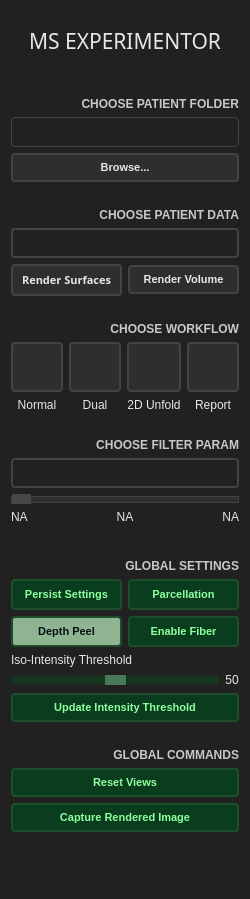
     <widget class="QGroupBox" name="groupBox">
      <property name="minimumSize">
       <size>
        <width>250</width>
        <height>0</height>
       </size>
      </property>
      <property name="maximumSize">
       <size>
        <width>250</width>
        <height>16777215</height>
       </size>
      </property>
      <property name="styleSheet">
       <string notr="true">color: rgb(231,231,231);
background-color: rgb(33,33,33);
font: 9pt &quot;Google Sans&quot;;
border-color: rgb(22, 157, 221);
border-style: solid;</string>
      </property>
      <property name="title">
       <string/>
      </property>
      <property name="flat">
       <bool>false</bool>
      </property>
      <property name="checkable">
       <bool>false</bool>
      </property>
      <layout class="QGridLayout" name="gridLayout">
       <item row="44" column="1">
        <widget class="QPushButton" name="pushButton_ResetView">
         <property name="styleSheet">
          <string notr="true">QPushButton:hover#pushButton_ResetView
{
background-color: rgb(54, 113, 38);
}
QPushButton:pressed#pushButton_ResetView {background-color:rgb(143, 180,146);}
QPushButton#pushButton_ResetView
{
background-color: rgb(10, 61, 29);
color: rgb(161, 226, 158);
border-style: outset;
border-width: 2px;
border-radius: 4px;
border-color: rgb(29, 77, 43);
font: bold 11px;
padding: 6px;
color: rgb(142, 255, 159);
font: 9pt &quot;Google Sans&quot;;
border-style: solid;
}</string>
         </property>
         <property name="text">
          <string>Reset Views</string>
         </property>
        </widget>
       </item>
       <item row="24" column="1">
        <widget class="QComboBox" name="comboBox_LesionFilter">
         <property name="minimumSize">
          <size>
           <width>0</width>
           <height>30</height>
          </size>
         </property>
         <property name="styleSheet">
          <string notr="true">.QComboBox::drop-down {
    subcontrol-origin: padding;
    subcontrol-position: top right;
    width: 15px;

    border-left-width: 0px;
    border-left-color: darkgray;
    border-left-style: solid; /* just a single line */
    border-top-right-radius: 3px; /* same radius as the QComboBox */
    border-bottom-right-radius: 3px;
}

.QComboBox::down-arrow {
	border-width: 0px;
    image: url(icons/downArrow.png);
}

.QComboBox QAbstractItemView {
    border: 2px solid rgb(20, 52, 30);
    selection-background-color: rgb(20, 52, 30);
}

.QComboBox{
border-color: rgb(67,67,67);
color: rgb(75,75,124);
border-style: solid;
border-width: 2px;
border-radius: 4px;
}
</string>
         </property>
        </widget>
       </item>
       <item row="3" column="1">
        <widget class="QLabel" name="label">
         <property name="styleSheet">
          <string notr="true">color: rgb(200,200,200);
font: 11pt &quot;Google Sans&quot;;
font-weight: bold</string>
         </property>
         <property name="text">
          <string>CHOOSE PATIENT FOLDER</string>
         </property>
         <property name="alignment">
          <set>Qt::AlignRight|Qt::AlignTrailing|Qt::AlignVCenter</set>
         </property>
        </widget>
       </item>
       <item row="22" column="1">
        <spacer name="verticalSpacer">
         <property name="orientation">
          <enum>Qt::Vertical</enum>
         </property>
         <property name="sizeType">
          <enum>QSizePolicy::Fixed</enum>
         </property>
         <property name="sizeHint" stdset="0">
          <size>
           <width>20</width>
           <height>20</height>
          </size>
         </property>
        </spacer>
       </item>
       <item row="47" column="1">
        <widget class="QLabel" name="imageLabel">
         <property name="minimumSize">
          <size>
           <width>200</width>
           <height>50</height>
          </size>
         </property>
         <property name="maximumSize">
          <size>
           <width>16777215</width>
           <height>16777215</height>
          </size>
         </property>
         <property name="text">
          <string/>
         </property>
         <property name="alignment">
          <set>Qt::AlignHCenter|Qt::AlignTop</set>
         </property>
        </widget>
       </item>
       <item row="43" column="1">
        <widget class="QLabel" name="label_16">
         <property name="styleSheet">
          <string notr="true">color: rgb(200,200,200);
font: 11pt &quot;Google Sans&quot;;
font-weight: bold</string>
         </property>
         <property name="text">
          <string>GLOBAL COMMANDS</string>
         </property>
         <property name="alignment">
          <set>Qt::AlignRight|Qt::AlignTrailing|Qt::AlignVCenter</set>
         </property>
        </widget>
       </item>
       <item row="26" column="1">
        <widget class="QSlider" name="horizontalSliderLesionFilter">
         <property name="maximumSize">
          <size>
           <width>16777215</width>
           <height>10</height>
          </size>
         </property>
         <property name="styleSheet">
          <string notr="true">.QSlider::handle:horizontal {
    background: #ffffff;
    border: 9px solid #474747;
    /*height: 5px;*/
	width: 1px;
    /*margin: -30px -30px;*/
	/*border-radius: 30px;*/
}

.QSlider::groove:horizontal {
    border: 1px solid #434343;
    height: 5px;
    background: rgb(46,46,46);
    /*margin: 0 12px;*/
}</string>
         </property>
         <property name="minimum">
          <number>1</number>
         </property>
         <property name="maximum">
          <number>1000</number>
         </property>
         <property name="orientation">
          <enum>Qt::Horizontal</enum>
         </property>
        </widget>
       </item>
       <item row="27" column="1">
        <layout class="QHBoxLayout" name="horizontalLayout_2">
         <property name="spacing">
          <number>6</number>
         </property>
         <property name="topMargin">
          <number>0</number>
         </property>
         <item>
          <widget class="QLabel" name="label_lesionFilterMin">
           <property name="text">
            <string>NA</string>
           </property>
          </widget>
         </item>
         <item>
          <widget class="QLabel" name="label_lesionFilterCurrent">
           <property name="text">
            <string>NA</string>
           </property>
           <property name="alignment">
            <set>Qt::AlignCenter</set>
           </property>
          </widget>
         </item>
         <item>
          <widget class="QLabel" name="label_lesionFilterMax">
           <property name="text">
            <string>NA</string>
           </property>
           <property name="alignment">
            <set>Qt::AlignRight|Qt::AlignTrailing|Qt::AlignVCenter</set>
           </property>
          </widget>
         </item>
        </layout>
       </item>
       <item row="39" column="1">
        <layout class="QGridLayout" name="gridLayout_14">
         <property name="bottomMargin">
          <number>0</number>
         </property>
         <item row="1" column="1">
          <widget class="QLabel" name="label_IntensityThreshold">
           <property name="text">
            <string>50</string>
           </property>
           <property name="alignment">
            <set>Qt::AlignCenter</set>
           </property>
          </widget>
         </item>
         <item row="1" column="0">
          <widget class="QSlider" name="horizontalSliderIntensityThreshold">
           <property name="maximumSize">
            <size>
             <width>16777215</width>
             <height>10</height>
            </size>
           </property>
           <property name="styleSheet">
            <string notr="true">.QSlider::handle:horizontal {
    background: #ffffff;
    border: 10px solid #467955;
    /*height: 5px;*/
	width: 1px;
    /*margin: -30px -30px;*/
	/*border-radius: 30px;*/
}

.QSlider::groove:horizontal {
    border: 1px solid #262626;
    /*width: 10px;*/
    background: rgb(20, 52, 30);
    /*margin: 0 12px;*/
}</string>
           </property>
           <property name="value">
            <number>50</number>
           </property>
           <property name="orientation">
            <enum>Qt::Horizontal</enum>
           </property>
           <property name="invertedAppearance">
            <bool>false</bool>
           </property>
           <property name="tickPosition">
            <enum>QSlider::NoTicks</enum>
           </property>
          </widget>
         </item>
         <item row="0" column="0">
          <widget class="QLabel" name="label_13">
           <property name="text">
            <string>Iso-Intensity Threshold</string>
           </property>
          </widget>
         </item>
        </layout>
       </item>
       <item row="20" column="1">
        <layout class="QGridLayout" name="gridLayout_6">
         <property name="topMargin">
          <number>0</number>
         </property>
         <item row="1" column="1">
          <widget class="QLabel" name="label_9">
           <property name="styleSheet">
            <string notr="true">color: rgb(231,231,231);</string>
           </property>
           <property name="text">
            <string>Dual</string>
           </property>
           <property name="alignment">
            <set>Qt::AlignCenter</set>
           </property>
          </widget>
         </item>
         <item row="1" column="2">
          <widget class="QLabel" name="label_10">
           <property name="styleSheet">
            <string notr="true">color: rgb(231,231,231);</string>
           </property>
           <property name="text">
            <string>2D Unfold</string>
           </property>
           <property name="alignment">
            <set>Qt::AlignCenter</set>
           </property>
          </widget>
         </item>
         <item row="0" column="2">
          <widget class="QPushButton" name="pushButton_2DMode">
           <property name="minimumSize">
            <size>
             <width>50</width>
             <height>50</height>
            </size>
           </property>
           <property name="toolTip">
            <string>2D Mode</string>
           </property>
           <property name="styleSheet">
            <string notr="true">QPushButton:hover#pushButton_2DMode
{
background-color: rgb(71,71,71);
}
QPushButton:pressed#pushButton_2DMode {background-color:rgb(150,150,150);}
QPushButton:checked#pushButton_2DMode {background-color:rgb(100,100,100);color: rgb(10,10,10);}
QPushButton#pushButton_2DMode
{
background-color: rgb(46,46,46);
color: rgb(231,231,231);
border-style: outset;
border-width: 2px;
border-radius: 4px;
border-color: rgb(67,67,67);
font: bold 11px;
padding: 6px;
font: 9pt &quot;Google Sans&quot;;
border-style: solid;
}</string>
           </property>
           <property name="text">
            <string/>
           </property>
           <property name="icon">
            <iconset>
             <normaloff>icons/2DMode.png</normaloff>
             <normalon>icons/2DModeEnabled.png</normalon>icons/2DMode.png</iconset>
           </property>
           <property name="iconSize">
            <size>
             <width>40</width>
             <height>40</height>
            </size>
           </property>
           <property name="checkable">
            <bool>true</bool>
           </property>
          </widget>
         </item>
         <item row="1" column="0">
          <widget class="QLabel" name="label_7">
           <property name="styleSheet">
            <string notr="true">color: rgb(231,231,231);
</string>
           </property>
           <property name="text">
            <string>Normal</string>
           </property>
           <property name="alignment">
            <set>Qt::AlignCenter</set>
           </property>
          </widget>
         </item>
         <item row="0" column="3">
          <widget class="QPushButton" name="pushButton_ReportsMode">
           <property name="minimumSize">
            <size>
             <width>50</width>
             <height>50</height>
            </size>
           </property>
           <property name="styleSheet">
            <string notr="true">QPushButton:hover#pushButton_ReportsMode
{
background-color: rgb(71,71,71);
}
QPushButton:pressed#pushButton_ReportsMode {background-color:rgb(150,150,150);}
QPushButton:checked#pushButton_ReportsMode {background-color:rgb(100,100,100);color: rgb(10,10,10);}
QPushButton#pushButton_ReportsMode
{
background-color: rgb(46,46,46);
color: rgb(231,231,231);
border-style: outset;
border-width: 2px;
border-radius: 4px;
border-color: rgb(67,67,67);
font: bold 11px;
padding: 6px;
font: 9pt &quot;Google Sans&quot;;
border-style: solid;
}</string>
           </property>
           <property name="text">
            <string/>
           </property>
           <property name="icon">
            <iconset>
             <normaloff>icons/Reports.png</normaloff>
             <normalon>icons/ReportsEnabled.png</normalon>icons/Reports.png</iconset>
           </property>
           <property name="iconSize">
            <size>
             <width>40</width>
             <height>40</height>
            </size>
           </property>
           <property name="checkable">
            <bool>true</bool>
           </property>
          </widget>
         </item>
         <item row="1" column="3">
          <widget class="QLabel" name="label_12">
           <property name="styleSheet">
            <string notr="true">color: rgb(231,231,231);
</string>
           </property>
           <property name="text">
            <string>Report</string>
           </property>
           <property name="alignment">
            <set>Qt::AlignCenter</set>
           </property>
          </widget>
         </item>
         <item row="0" column="1">
          <widget class="QPushButton" name="pushButton_DualMode">
           <property name="minimumSize">
            <size>
             <width>50</width>
             <height>50</height>
            </size>
           </property>
           <property name="toolTip">
            <string>Dual Mode</string>
           </property>
           <property name="styleSheet">
            <string notr="true">QPushButton:hover#pushButton_DualMode
{
background-color: rgb(71,71,71);
}
QPushButton:pressed#pushButton_DualMode {background-color:rgb(150,150,150);}
QPushButton:checked#pushButton_DualMode {background-color:rgb(100,100,100);color: rgb(10,10,10);}
QPushButton#pushButton_DualMode
{
background-color: rgb(46,46,46);
color: rgb(231,231,231);
border-style: outset;
border-width: 2px;
border-radius: 4px;
border-color: rgb(67,67,67);
font: bold 11px;
padding: 6px;
font: 9pt &quot;Google Sans&quot;;
border-style: solid;
}</string>
           </property>
           <property name="text">
            <string/>
           </property>
           <property name="icon">
            <iconset>
             <normaloff>icons/dualMode.png</normaloff>
             <normalon>icons/dualModeEnabled.png</normalon>icons/dualMode.png</iconset>
           </property>
           <property name="iconSize">
            <size>
             <width>40</width>
             <height>40</height>
            </size>
           </property>
           <property name="checkable">
            <bool>true</bool>
           </property>
          </widget>
         </item>
         <item row="0" column="0">
          <widget class="QPushButton" name="pushButton_NormalMode">
           <property name="minimumSize">
            <size>
             <width>50</width>
             <height>50</height>
            </size>
           </property>
           <property name="toolTip">
            <string>Normal Mode</string>
           </property>
           <property name="styleSheet">
            <string notr="true">QPushButton:hover#pushButton_NormalMode
{
background-color: rgb(71,71,71);
}
QPushButton:pressed#pushButton_NormalMode {background-color:rgb(150,150,150);}
QPushButton:checked#pushButton_NormalMode {background-color:rgb(100,100,100);color: rgb(10,10,10);}
QPushButton#pushButton_NormalMode
{
background-color: rgb(46,46,46);
color: rgb(231,231,231);
border-style: outset;
border-width: 2px;
border-radius: 4px;
border-color: rgb(67,67,67);
font: bold 11px;
padding: 6px;
font: 9pt &quot;Google Sans&quot;;
border-style: solid;
}</string>
           </property>
           <property name="text">
            <string/>
           </property>
           <property name="icon">
            <iconset>
             <normaloff>icons/normalMode.png</normaloff>
             <normalon>icons/normalModeEnabled.png</normalon>icons/normalMode.png</iconset>
           </property>
           <property name="iconSize">
            <size>
             <width>40</width>
             <height>40</height>
            </size>
           </property>
           <property name="checkable">
            <bool>true</bool>
           </property>
           <property name="checked">
            <bool>false</bool>
           </property>
          </widget>
         </item>
        </layout>
       </item>
       <item row="5" column="1">
        <widget class="QPushButton" name="pushButton_LoadFolder">
         <property name="styleSheet">
          <string notr="true">QPushButton:hover#pushButton_LoadFolder
{
background-color: rgb(71,71,71);
}
QPushButton:pressed#pushButton_LoadFolder {background-color:rgb(100,100,100);color:rgb(10,10,10);}
QPushButton#pushButton_LoadFolder
{
background-color: rgb(46,46,46);
border-style: outset;
border-width: 2px;
border-radius: 4px;
border-color: rgb(67,67,67);
font: bold 11px;
padding: 6px;
color: rgb(231,231,231);
font: 9pt &quot;Google Sans&quot;;
border-style: solid;
}</string>
         </property>
         <property name="text">
          <string>Browse...</string>
         </property>
        </widget>
       </item>
       <item row="2" column="1">
        <spacer name="verticalSpacer_2">
         <property name="orientation">
          <enum>Qt::Vertical</enum>
         </property>
         <property name="sizeType">
          <enum>QSizePolicy::Fixed</enum>
         </property>
         <property name="sizeHint" stdset="0">
          <size>
           <width>20</width>
           <height>20</height>
          </size>
         </property>
        </spacer>
       </item>
       <item row="36" column="1">
        <widget class="QLabel" name="label_11">
         <property name="styleSheet">
          <string notr="true">color: rgb(200,200,200);
font: 11pt &quot;Google Sans&quot;;
font-weight: bold</string>
         </property>
         <property name="text">
          <string>GLOBAL SETTINGS</string>
         </property>
         <property name="alignment">
          <set>Qt::AlignRight|Qt::AlignTrailing|Qt::AlignVCenter</set>
         </property>
        </widget>
       </item>
       <item row="6" column="1">
        <spacer name="verticalSpacer_3">
         <property name="orientation">
          <enum>Qt::Vertical</enum>
         </property>
         <property name="sizeType">
          <enum>QSizePolicy::Fixed</enum>
         </property>
         <property name="sizeHint" stdset="0">
          <size>
           <width>20</width>
           <height>20</height>
          </size>
         </property>
        </spacer>
       </item>
       <item row="45" column="1">
        <widget class="QPushButton" name="pushButton_Screenshot">
         <property name="maximumSize">
          <size>
           <width>16777215</width>
           <height>16777215</height>
          </size>
         </property>
         <property name="styleSheet">
          <string notr="true">QPushButton:hover#pushButton_Screenshot
{
background-color: rgb(54, 113, 38);
}
QPushButton:pressed#pushButton_Screenshot {background-color:rgb(143, 180,146);}
QPushButton#pushButton_Screenshot
{
background-color: rgb(10, 61, 29);
color: rgb(161, 226, 158);
border-style: outset;
border-width: 2px;
border-radius: 4px;
border-color: rgb(29, 77, 43);
font: bold 11px;
padding: 6px;
color: rgb(142, 255, 159);
font: 9pt &quot;Google Sans&quot;;
border-style: solid;
}</string>
         </property>
         <property name="text">
          <string>Capture Rendered Image</string>
         </property>
        </widget>
       </item>
       <item row="37" column="1">
        <layout class="QGridLayout" name="gridLayout_12">
         <property name="bottomMargin">
          <number>0</number>
         </property>
         <item row="0" column="0">
          <widget class="QPushButton" name="pushButton_PersistSettings">
           <property name="minimumSize">
            <size>
             <width>100</width>
             <height>31</height>
            </size>
           </property>
           <property name="styleSheet">
            <string notr="true">QPushButton:hover#pushButton_PersistSettings
{
background-color: rgb(54, 113, 38);
}
QPushButton:pressed#pushButton_PersistSettings {background-color:rgb(143, 180,146);}
QPushButton:checked#pushButton_PersistSettings {background-color:rgb(143, 180,146);color: rgb(6,16,19);}
QPushButton#pushButton_PersistSettings
{
background-color: rgb(10, 61, 29);
color: rgb(161, 226, 158);
border-style: outset;
border-width: 2px;
border-radius: 4px;
border-color: rgb(29, 77, 43);
font: bold 11px;
padding: 6px;
color: rgb(142, 255, 159);
font: 9pt &quot;Google Sans&quot;;
border-style: solid;
}
</string>
           </property>
           <property name="text">
            <string>Persist Settings</string>
           </property>
           <property name="checkable">
            <bool>true</bool>
           </property>
          </widget>
         </item>
         <item row="0" column="1">
          <widget class="QPushButton" name="pushButton_Parcellation">
           <property name="minimumSize">
            <size>
             <width>100</width>
             <height>31</height>
            </size>
           </property>
           <property name="styleSheet">
            <string notr="true">QPushButton:hover#pushButton_Parcellation
{
background-color: rgb(54, 113, 38);
}
QPushButton:pressed#pushButton_Parcellation {background-color:rgb(143, 180,146);}
QPushButton:checked#pushButton_Parcellation {background-color:rgb(143, 180,146);color: rgb(6,16,19);}
QPushButton#pushButton_Parcellation
{
background-color: rgb(10, 61, 29);
color: rgb(161, 226, 158);
border-style: outset;
border-width: 2px;
border-radius: 4px;
border-color: rgb(29, 77, 43);
font: bold 11px;
padding: 6px;
color: rgb(142, 255, 159);
font: 9pt &quot;Google Sans&quot;;
border-style: solid;
}
</string>
           </property>
           <property name="text">
            <string>Parcellation</string>
           </property>
           <property name="checkable">
            <bool>true</bool>
           </property>
          </widget>
         </item>
         <item row="1" column="1">
          <widget class="QPushButton" name="pushButton_EnableFibers">
           <property name="minimumSize">
            <size>
             <width>100</width>
             <height>31</height>
            </size>
           </property>
           <property name="styleSheet">
            <string notr="true">QPushButton:hover#pushButton_EnableFibers
{
background-color: rgb(54, 113, 38);
}
QPushButton:pressed#pushButton_EnableFibers {background-color:rgb(143, 180,146);}
QPushButton:checked#pushButton_EnableFibers {background-color:rgb(143, 180,146);color: rgb(6,16,19);}
QPushButton#pushButton_EnableFibers
{
background-color: rgb(10, 61, 29);
color: rgb(161, 226, 158);
border-style: outset;
border-width: 2px;
border-radius: 4px;
border-color: rgb(29, 77, 43);
font: bold 11px;
padding: 6px;
color: rgb(142, 255, 159);
font: 9pt &quot;Google Sans&quot;;
border-style: solid;
}</string>
           </property>
           <property name="text">
            <string>Enable Fiber</string>
           </property>
           <property name="checkable">
            <bool>true</bool>
           </property>
          </widget>
         </item>
         <item row="1" column="0">
          <widget class="QPushButton" name="pushButton_DepthPeel">
           <property name="minimumSize">
            <size>
             <width>100</width>
             <height>31</height>
            </size>
           </property>
           <property name="styleSheet">
            <string notr="true">QPushButton:hover#pushButton_DepthPeel
{
background-color: rgb(54, 113, 38);
}
QPushButton:pressed#pushButton_DepthPeel {background-color:rgb(143, 180,146);}
QPushButton:checked#pushButton_DepthPeel {background-color:rgb(143, 180,146);color: rgb(6,16,19);}
QPushButton#pushButton_DepthPeel
{
background-color: rgb(10, 61, 29);
color: rgb(161, 226, 158);
border-style: outset;
border-width: 2px;
border-radius: 4px;
border-color: rgb(29, 77, 43);
font: bold 11px;
padding: 6px;
color: rgb(142, 255, 159);
font: 9pt &quot;Google Sans&quot;;
border-style: solid;
}

</string>
           </property>
           <property name="text">
            <string>Depth Peel</string>
           </property>
           <property name="checkable">
            <bool>true</bool>
           </property>
           <property name="checked">
            <bool>true</bool>
           </property>
          </widget>
         </item>
        </layout>
       </item>
       <item row="23" column="1">
        <widget class="QLabel" name="label_6">
         <property name="styleSheet">
          <string notr="true">color: rgb(200,200,200);
font: 11pt &quot;Google Sans&quot;;
font-weight: bold</string>
         </property>
         <property name="text">
          <string>CHOOSE FILTER PARAM</string>
         </property>
         <property name="alignment">
          <set>Qt::AlignRight|Qt::AlignTrailing|Qt::AlignVCenter</set>
         </property>
        </widget>
       </item>
       <item row="11" column="1">
        <layout class="QGridLayout" name="gridLayout_4">
         <property name="topMargin">
          <number>0</number>
         </property>
         <property name="bottomMargin">
          <number>0</number>
         </property>
         <item row="0" column="1">
          <widget class="QPushButton" name="pushButton_LoadStructural">
           <property name="styleSheet">
            <string notr="true">QPushButton:hover#pushButton_LoadStructural
{
background-color: rgb(71,71,71);
}
QPushButton:pressed#pushButton_LoadStructural {background-color:rgb(100,100,100);color:rgb(10,10,10);}
QPushButton#pushButton_LoadStructural
{
background-color: rgb(46,46,46);
border-style: outset;
border-width: 2px;
border-radius: 4px;
border-color: rgb(67,67,67);
font: bold 11px;
padding: 6px;
color: rgb(231,231,231);
font: 9pt &quot;Google Sans&quot;;
border-style: solid;
}</string>
           </property>
           <property name="text">
            <string>Render Volume</string>
           </property>
          </widget>
         </item>
         <item row="0" column="0">
          <widget class="QPushButton" name="pushButton_LoadData">
           <property name="font">
            <font>
             <family>Google Sans</family>
             <pointsize>9</pointsize>
             <weight>50</weight>
             <italic>false</italic>
             <bold>false</bold>
            </font>
           </property>
           <property name="styleSheet">
            <string notr="true">QPushButton:hover#pushButton_LoadData
{
background-color: rgb(71,71,71);
}
QPushButton:pressed#pushButton_LoadData {background-color:rgb(100,100,100);color:rgb(10,10,10);}
QPushButton#pushButton_LoadData
{
background-color: rgb(46,46,46);
border-style: outset;
border-width: 2px;
border-radius: 4px;
border-color: rgb(67,67,67);
font: bold 11px;
padding: 6px;
color: rgb(231,231,231);
font: 9pt &quot;Google Sans&quot;;
border-style: solid;
}</string>
           </property>
           <property name="text">
            <string>Render Surfaces</string>
           </property>
           <property name="flat">
            <bool>true</bool>
           </property>
          </widget>
         </item>
        </layout>
       </item>
       <item row="8" column="1">
        <widget class="QComboBox" name="comboBox_AvailableSubjects">
         <property name="minimumSize">
          <size>
           <width>0</width>
           <height>30</height>
          </size>
         </property>
         <property name="styleSheet">
          <string notr="true">.QComboBox::drop-down {
    subcontrol-origin: padding;
    subcontrol-position: top right;
    width: 15px;

    border-left-width: 0px;
    border-left-color: darkgray;
    border-left-style: solid; /* just a single line */
    border-top-right-radius: 3px; /* same radius as the QComboBox */
    border-bottom-right-radius: 3px;
}

.QComboBox::down-arrow {
	border-width: 0px;
    image: url(icons/downArrow.png);
}

.QComboBox QAbstractItemView {
    border: 2px solid rgb(20, 52, 30);
    selection-background-color: rgb(20, 52, 30);
}

.QComboBox{
border-color: rgb(67,67,67);
color: rgb(75,75,124);
border-style: solid;
border-width: 2px;
border-radius: 4px;
}
</string>
         </property>
        </widget>
       </item>
       <item row="1" column="1">
        <widget class="QLabel" name="logoLabel">
         <property name="minimumSize">
          <size>
           <width>220</width>
           <height>60</height>
          </size>
         </property>
         <property name="font">
          <font>
           <family>Google Sans</family>
           <pointsize>16</pointsize>
           <weight>50</weight>
           <italic>false</italic>
           <bold>false</bold>
          </font>
         </property>
         <property name="styleSheet">
          <string notr="true">font: 16pt &quot;Google Sans&quot;;
color: rgb(231,231,231);</string>
         </property>
         <property name="text">
          <string>MS EXPERIMENTOR</string>
         </property>
         <property name="alignment">
          <set>Qt::AlignCenter</set>
         </property>
        </widget>
       </item>
       <item row="35" column="1">
        <spacer name="verticalSpacer_5">
         <property name="orientation">
          <enum>Qt::Vertical</enum>
         </property>
         <property name="sizeType">
          <enum>QSizePolicy::Fixed</enum>
         </property>
         <property name="sizeHint" stdset="0">
          <size>
           <width>20</width>
           <height>20</height>
          </size>
         </property>
        </spacer>
       </item>
       <item row="19" column="1">
        <widget class="QLabel" name="label_8">
         <property name="styleSheet">
          <string notr="true">color: rgb(200,200,200);
font: 11pt &quot;Google Sans&quot;;
font-weight: bold</string>
         </property>
         <property name="text">
          <string>CHOOSE WORKFLOW</string>
         </property>
         <property name="alignment">
          <set>Qt::AlignRight|Qt::AlignTrailing|Qt::AlignVCenter</set>
         </property>
        </widget>
       </item>
       <item row="41" column="1">
        <widget class="QPushButton" name="pushButton_UpdateIntensityThreshold">
         <property name="styleSheet">
          <string notr="true">QPushButton:hover#pushButton_UpdateIntensityThreshold
{
background-color: rgb(54, 113, 38);
}
QPushButton:pressed#pushButton_UpdateIntensityThreshold {background-color:rgb(143, 180,146);}
QPushButton#pushButton_UpdateIntensityThreshold
{
background-color: rgb(10, 61, 29);
color: rgb(161, 226, 158);
border-style: outset;
border-width: 2px;
border-radius: 4px;
border-color: rgb(29, 77, 43);
font: bold 11px;
padding: 6px;
color: rgb(142, 255, 159);
font: 9pt &quot;Google Sans&quot;;
border-style: solid;
}</string>
         </property>
         <property name="text">
          <string>Update Intensity Threshold</string>
         </property>
        </widget>
       </item>
       <item row="12" column="1">
        <spacer name="verticalSpacer_4">
         <property name="orientation">
          <enum>Qt::Vertical</enum>
         </property>
         <property name="sizeType">
          <enum>QSizePolicy::Fixed</enum>
         </property>
         <property name="sizeHint" stdset="0">
          <size>
           <width>20</width>
           <height>20</height>
          </size>
         </property>
        </spacer>
       </item>
       <item row="42" column="1">
        <spacer name="verticalSpacer_6">
         <property name="orientation">
          <enum>Qt::Vertical</enum>
         </property>
         <property name="sizeType">
          <enum>QSizePolicy::Fixed</enum>
         </property>
         <property name="sizeHint" stdset="0">
          <size>
           <width>20</width>
           <height>20</height>
          </size>
         </property>
        </spacer>
       </item>
       <item row="4" column="1">
        <widget class="QLineEdit" name="lineEdit_DatasetFolder">
         <property name="minimumSize">
          <size>
           <width>0</width>
           <height>30</height>
          </size>
         </property>
         <property name="styleSheet">
          <string notr="true">color: rgb(75,75,124);
border-color: rgb(67,67,67);
border-style: solid;
border-width: 1px;
border-radius: 4px;
</string>
         </property>
        </widget>
       </item>
       <item row="34" column="1">
        <widget class="Line" name="line">
         <property name="autoFillBackground">
          <bool>false</bool>
         </property>
         <property name="frameShadow">
          <enum>QFrame::Plain</enum>
         </property>
         <property name="orientation">
          <enum>Qt::Horizontal</enum>
         </property>
        </widget>
       </item>
       <item row="7" column="1">
        <widget class="QLabel" name="label_2">
         <property name="styleSheet">
          <string notr="true">color: rgb(200,200,200);
font: 11pt &quot;Google Sans&quot;;
font-weight: bold</string>
         </property>
         <property name="text">
          <string>CHOOSE PATIENT DATA</string>
         </property>
         <property name="alignment">
          <set>Qt::AlignRight|Qt::AlignTrailing|Qt::AlignVCenter</set>
         </property>
        </widget>
       </item>
      </layout>
     </widget>
